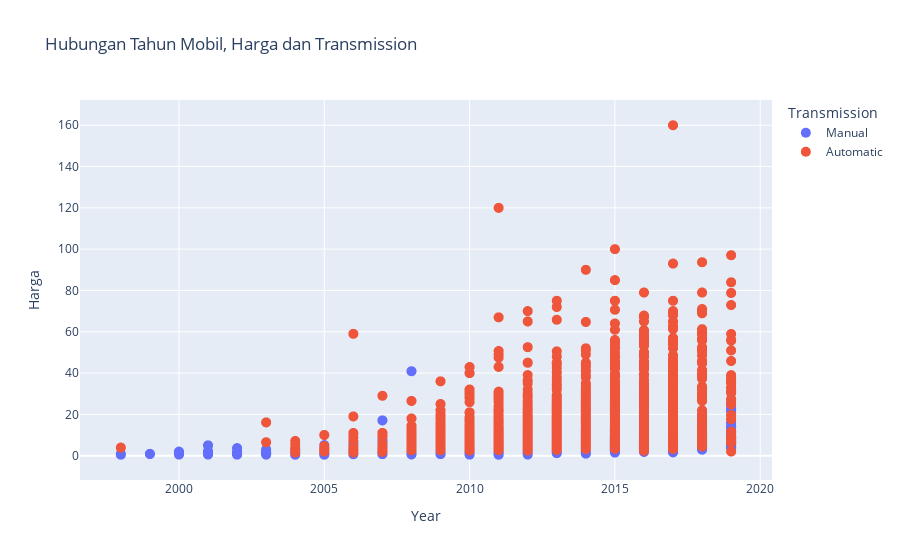

Notebook cell for this chart:
### Markdown cell above
Kesimpulan: Kilometer Driven sangat berpengaruh terhadap harga mobil  karena semakin kecil jarak mengemudi suatu kendaraan maka semakin tinggi harga kendaraan tersebut

### Code cell
fig = px.scatter(df, x='Year', y='Price', color='Transmission',
                 labels={'Year': 'Year', 'Price': 'Harga', 'Transmission': 'Transmission'},
                 title='Hubungan Tahun Mobil, Harga dan Transmission')

fig.update_traces(
    marker=dict(size=10),
    selector=dict(mode='markers')
)

fig.show()

### Figure 1 — Plotly figure (JSON) as saved in the notebook; plotly's stock layout.template omitted (floating-point values rounded to 4 significant figures; data arrays with more than 128 entries replaced by an {"elided": "..."} marker saying what was removed)
{"data": [{"hovertemplate": "Transmission=Manual<br>Year=%{x}<br>Harga=%{y}<extra></extra>", "legendgroup": "Manual", "marker": {"color": "#636efa", "size": 10, "symbol": "circle"}, "mode": "markers", "name": "Manual", "showlegend": true, "type": "scattergl", "x": {"elided": "4233 int values"}, "xaxis": "x", "y": {"elided": "4233 float values"}, "yaxis": "y"}, {"hovertemplate": "Transmission=Automatic<br>Year=%{x}<br>Harga=%{y}<extra></extra>", "legendgroup": "Automatic", "marker": {"color": "#EF553B", "size": 10, "symbol": "circle"}, "mode": "markers", "name": "Automatic", "showlegend": true, "type": "scattergl", "x": {"elided": "1720 int values"}, "xaxis": "x", "y": {"elided": "1720 float values"}, "yaxis": "y"}], "layout": {"legend": {"title": {"text": "Transmission"}, "tracegroupgap": 0}, "title": {"text": "Hubungan Tahun Mobil, Harga dan Transmission"}, "xaxis": {"anchor": "y", "domain": [0, 1], "title": {"text": "Year"}}, "yaxis": {"anchor": "x", "domain": [0, 1], "title": {"text": "Harga"}}}}
